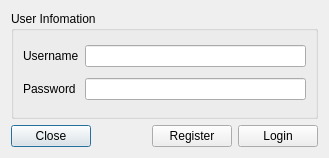
<?xml version="1.0" encoding="UTF-8"?>
<ui version="4.0">
 <class>dl_login_register</class>
 <widget class="QDialog" name="dl_login_register">
  <property name="geometry">
   <rect>
    <x>0</x>
    <y>0</y>
    <width>329</width>
    <height>158</height>
   </rect>
  </property>
  <property name="windowTitle">
   <string>Login / Register</string>
  </property>
  <layout class="QVBoxLayout" name="verticalLayout">
   <item>
    <widget class="QGroupBox" name="groupBox">
     <property name="title">
      <string>User Infomation</string>
     </property>
     <layout class="QGridLayout" name="gridLayout">
      <item row="0" column="0">
       <widget class="QLabel" name="lbl_username">
        <property name="text">
         <string>Username</string>
        </property>
       </widget>
      </item>
      <item row="0" column="1">
       <widget class="QLineEdit" name="le_username"/>
      </item>
      <item row="1" column="0">
       <widget class="QLabel" name="lbl_password">
        <property name="text">
         <string>Password</string>
        </property>
       </widget>
      </item>
      <item row="1" column="1">
       <widget class="QLineEdit" name="le_password">
        <property name="echoMode">
         <enum>QLineEdit::Normal</enum>
        </property>
       </widget>
      </item>
     </layout>
    </widget>
   </item>
   <item>
    <layout class="QHBoxLayout" name="horizontalLayout">
     <item>
      <widget class="QPushButton" name="btn_close">
       <property name="text">
        <string>Close</string>
       </property>
      </widget>
     </item>
     <item>
      <spacer name="horizontalSpacer">
       <property name="orientation">
        <enum>Qt::Horizontal</enum>
       </property>
       <property name="sizeHint" stdset="0">
        <size>
         <width>40</width>
         <height>20</height>
        </size>
       </property>
      </spacer>
     </item>
     <item>
      <widget class="QPushButton" name="btn_register">
       <property name="text">
        <string>Register</string>
       </property>
      </widget>
     </item>
     <item>
      <widget class="QPushButton" name="btn_login">
       <property name="text">
        <string>Login</string>
       </property>
      </widget>
     </item>
    </layout>
   </item>
  </layout>
 </widget>
 <resources/>
 <connections/>
</ui>
